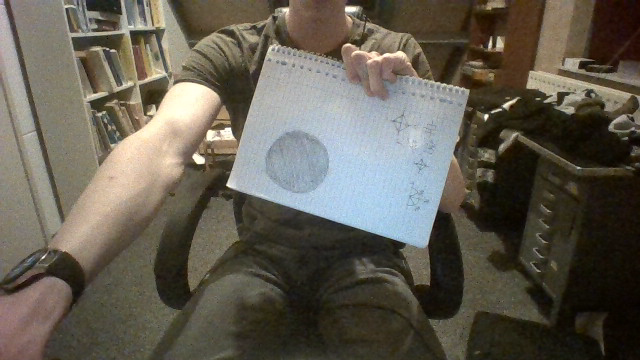
#> input picture python/media/drawn_circle.png, 640 x 360 px, given in place of the camera
$ python ball_tracking.py
#> lines starting #> are read from the running program, lines starting #| are printed output that depends on the picture
from collections import deque
from imutils.video import VideoStream
import numpy as np
import argparse
import cv2
import imutils
import time

cv2.setNumThreads(0)
def nothing(x):
    pass
ap = argparse.ArgumentParser()
ap.add_argument("-v", "--video", help="Path to optional video file")
ap.add_argument("-b", "--buffer", type=int, default=64, help="max buffer size")
args = vars(ap.parse_args())

greenLower = np.array([142, 138, 15]) # RGB = 142, 138, 15
greenUpper = np.array([255, 255, 131]) # RGB = 255, 255, 131
pts = deque(maxlen=args["buffer"])

# if videopath is not supplied, open webcam
if not args.get("video", False):
    vs = VideoStream(src=0).start()

# else get video file
else:
    vs = cv2.VideoCapture(args["video"])

# Allow camera or video file to "warm up"
time.sleep(2.0)

# Create detection sliders
cv2.namedWindow("Sliders")
cv2.createTrackbar("minR", "Sliders", 0, 255, nothing)
cv2.createTrackbar("minG", "Sliders", 0, 255, nothing)
cv2.createTrackbar("minB", "Sliders", 0, 255, nothing)
cv2.createTrackbar("maxR", "Sliders", 0, 255, nothing)
cv2.createTrackbar("maxG", "Sliders", 0, 255, nothing)
cv2.createTrackbar("maxB", "Sliders", 0, 255, nothing)


# BALL TRACKING HERE
while True:
    start_time = time.time()

    # grab current frame
    frame = vs.read()
#> frame is the input picture: shape (360, 640, 3); mean B, G, R 81.8, 93.2, 98.6

    # handle the frame from VideoCapture or VideoStream
    frame = frame[1] if args.get("video", False) else frame

    #If we are viewing a video and next frame does not exist, exit
    if frame is None:
        break

    # resize frame, blur, convert to HSV color space
    frame = imutils.resize(frame, width=600)
#> frame: shape (337, 600, 3)
    blurred = cv2.GaussianBlur(frame, (11, 11), 0)
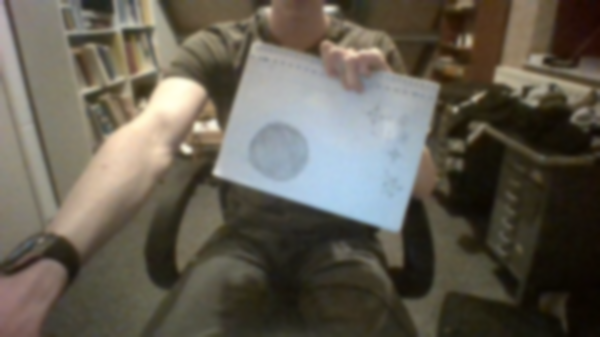
#> blurred: shape (337, 600, 3); mean B, G, R 81.8, 93.2, 98.6
    hsv = cv2.cvtColor(blurred, cv2.COLOR_BGR2HSV)
#> hsv: shape (337, 600, 3); mean H, S, V 31.1, 78.1, 102.1

    # make mask for color "green", apply dilations and erosions to fix errors
    mask = cv2.inRange(hsv, (cv2.getTrackbarPos("minR", "Sliders"),
            cv2.getTrackbarPos("minG", "Sliders"),
            cv2.getTrackbarPos("minB", "Sliders")),
            (cv2.getTrackbarPos("maxR", "Sliders"),
            cv2.getTrackbarPos("maxG", "Sliders"),
            cv2.getTrackbarPos("maxB", "Sliders")))
#> mask: shape (337, 600); every value is 0
    mask = cv2.erode(mask, None, iterations=2)
    mask = cv2.dilate(mask, None, iterations=2)

    # Find contours and point
    cnts = cv2.findContours(mask.copy(), cv2.RETR_EXTERNAL, cv2.CHAIN_APPROX_SIMPLE)
#> cnts = 0 contours
    cnts = imutils.grab_contours(cnts)
#> cnts = []
    center = None

    # Only proceed if anything was found
    if len(cnts) > 0:
        #Find largest contour in the mask, then use it to find circle
        c = max(cnts, key=cv2.contourArea)
        ((x, y), radius) = cv2.minEnclosingCircle(c)
        M = cv2.moments(c)
        center = (int(M["m10"] / M["m00"]), int(M["m01"] / M["m00"]))

        if radius > 10:
            #Draw circle and centre on frame, then update tracked points
            cv2.circle(frame, (int(x), int(y)), int(radius), (0,255,255), 2)
            cv2.circle(frame, center, 5, (0, 0, 255), -1)

    # Update point queue
    pts.appendleft(center)

    # Draw over the set of tracked points
    for i in range(1, len(pts)):
        if pts[i-1] is None or pts[i] is None:
            continue

        thickness = int(np.sqrt(args["buffer"] / float(i+1)) * 2.5)
        cv2.line(frame, pts[i-1], pts[i], (0,0,255), thickness)

    # Keep track of FPS
    newtime = time.time()
    print("Delta: {}".format(  str(1/( newtime - start_time))))
    start_time = newtime

    # Show data on schreen
    cv2.imshow("Mask", mask)
    cv2.imshow("Frame", frame)
    key = cv2.waitKey(1) & 0xFF
#> (key q is pressed here)

    # Exit on q
    if key == ord("q"):
        break

# If we are not using a video file, stop the camera video stream
if not args.get("video", False):
    vs.stop()

# Else, release camera
else:
    vs.release()

# Die
cv2.destroyAllWindows()
